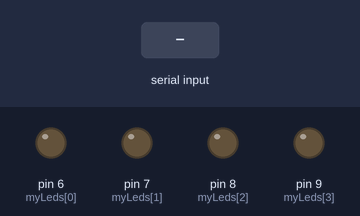
Bench run of a sketch on a simulated Arduino Uno, built with avr-gcc and run on an emulated ATmega328P. Shown: output pins drawn as LEDs (lit = HIGH). The inputs (shaded band) are chosen by the test bench. What the sketch prints to the serial monitor is not drawn.

Above: at 1.2 s.
1.3 s: "a" received over Serial
At 1.6 s:
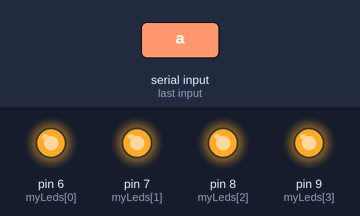
2.8 s: "b" received over Serial
At 3.9 s:
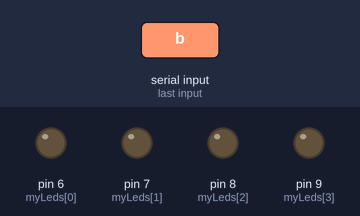
Timing chart, 0 to 5.8 s (numbered marks = the images above; inputs shaded):
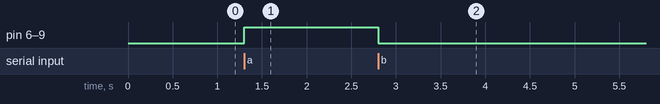

Measured:
- after the input at 1.3 s, pin 6 (myLeds[0]), pin 7 (myLeds[1]), pin 8 (myLeds[2]), pin 9 (myLeds[3]): LOW → HIGH at once
- after the input at 2.8 s, pin 6 (myLeds[0]), pin 7 (myLeds[1]), pin 8 (myLeds[2]), pin 9 (myLeds[3]): HIGH → LOW at once

The sketch:

opgave_2.ino
```cpp
# include <Arduino.h>

int myLeds[] = {6, 7, 8, 9}; //PINS CONTAINING LEDS
String optionC = "";

void setup() {
  Serial.begin(9600);

  for (unsigned int i = 0; i < sizeof(myLeds) ; i++){
    pinMode(myLeds[i], OUTPUT);
  }
  Serial.println("Toets de letter in van uw keuze:");
  Serial.println("a. alle LED’s aan");
  Serial.println("b. alle LED’s uit");
  Serial.println("c. individuele LED aansturen");
}

void ledsAan() {
  for (unsigned int i = 0; i < sizeof(myLeds); i++){
    digitalWrite(myLeds[i], HIGH);
  }
  Serial.println("alle leds aan");
}
void ledsUit() {
  for (unsigned int i = 0; i < sizeof(myLeds); i++){
    digitalWrite(myLeds[i], LOW);
  }
  Serial.println("alle leds uit");
}

void loop() {
  while (Serial.available()) {
     char inChar = (char)Serial.read();
     String inputString = "";
     inputString += inChar;
     optionC += inChar;
     if (inputString.equals("a")){
        optionC = "";
        ledsAan();
     }
     if (inputString.equals("b")){
        optionC = "";
        ledsUit();
     }
     if (inputString.equals("c")){
      for (int i = 0 ; i < (int) optionC.length(); i++){
        optionC.substring(i, i+1);
        if(optionC.substring(i, i+1).equals("A")){
          digitalWrite(myLeds[optionC.substring(i-1, i).toInt()-1], HIGH);
        }
        if(optionC.substring(i, i+1).equals("U")){
          digitalWrite(myLeds[optionC.substring(i-1, i).toInt()-1], LOW);
        }
      }
      optionC = "";
     }
   }
}
```
